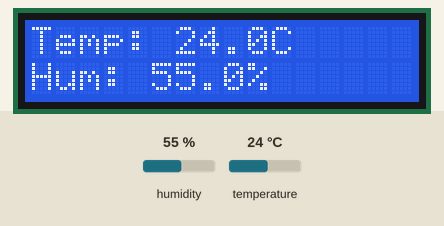
Recording of a sketch running on a simulated ESP32. On the bench: 16×2 character LCD. Inputs (shaded band) come from the test bench; at power-on: humidity 55 %, temperature 24 °C. WiFi joins after 1.5 s; servers stay silent unless stated; uploads are accepted with an empty reply; what the sketch prints to the serial monitor is not drawn.

Above: at 5.6 s.
5.7 s: humidity set to 22 %
At 10.9 s:
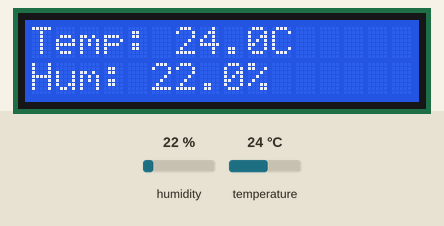
11.8 s: temperature set to 12 °C
At 15.9 s:
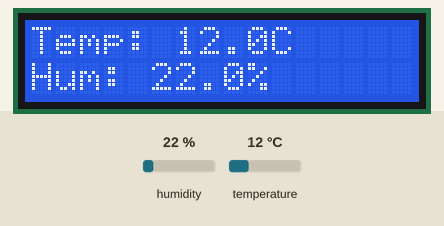
17.9 s: humidity set to 40 %
At 20.9 s:
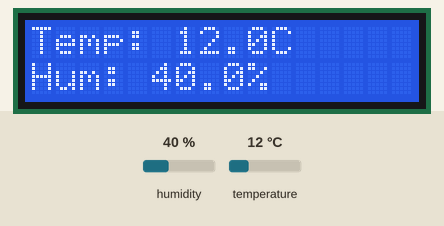
24.0 s: temperature set to 19 °C
At 25.9 s:
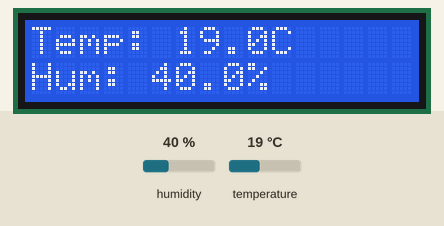
Timing chart, 0 to 27.4 s (numbered marks = the images above; inputs shaded):
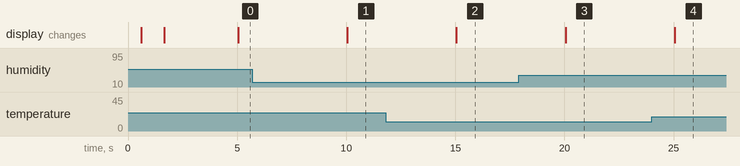

Measured:
- after the input at 5.7 s, the display: changes after 4.3 s (image 1)
- after the input at 11.8 s, the display: changes after 3.2 s (image 2)
- after the input at 17.9 s, the display: changes after 2.1 s (image 3)
- after the input at 24.0 s, the display: changes after 1.0 s (image 4)

The sketch:

weather_station.ino
```cpp
#include <WiFi.h>
#include <HTTPClient.h>
#include <DHT.h>
#include <LiquidCrystal_I2C.h>
#include <ArduinoJson.h>

// Configuration WiFi - À MODIFIER
const char* ssid = "VOTRE_SSID";           // Nom de votre réseau WiFi
const char* password = "VOTRE_PASSWORD";    // Mot de passe WiFi

// Configuration du serveur - À MODIFIER si nécessaire
const char* serverUrl = "http://192.168.1.XX:3001/api/weather/update";  // Remplacez XX par l'IP de votre PC

// Configuration des pins
#define DHTPIN 4        // DHT11 connecté au GPIO4
#define DHTTYPE DHT11   // Type de capteur (DHT11)

// Initialisation des objets
DHT dht(DHTPIN, DHTTYPE);
LiquidCrystal_I2C lcd(0x27, 16, 2);  // Adresse I2C 0x27, 16 colonnes et 2 lignes

// Variables pour le délai entre les mesures
unsigned long lastTime = 0;
const long interval = 5000;  // Intervalle de 5 secondes entre les mesures

void setup() {
  // Démarrage de la communication série
  Serial.begin(115200);
  Serial.println("Démarrage de la station météo");

  // Initialisation du LCD
  lcd.init();
  lcd.backlight();
  lcd.clear();
  lcd.print("Station Meteo");
  lcd.setCursor(0, 1);
  lcd.print("Initialisation...");

  // Initialisation du DHT11
  dht.begin();

  // Connexion WiFi
  WiFi.begin(ssid, password);
  Serial.print("Connexion au WiFi");

  while (WiFi.status() != WL_CONNECTED) {
    delay(500);
    Serial.print(".");
    lcd.setCursor(0, 1);
    lcd.print("Connexion WiFi...");
  }

  Serial.println("");
  Serial.println("WiFi connecté!");
  Serial.print("Adresse IP: ");
  Serial.println(WiFi.localIP());

  lcd.clear();
  lcd.print("WiFi Connecte!");
  delay(2000);
}

void loop() {
  unsigned long currentTime = millis();

  // Vérification si c'est le moment de faire une nouvelle mesure
  if (currentTime - lastTime >= interval) {
    lastTime = currentTime;

    // Lecture des données du capteur
    float temperature = dht.readTemperature();
    float humidity = dht.readHumidity();

    // Vérification si la lecture a réussi
    if (isnan(temperature) || isnan(humidity)) {
      Serial.println("Erreur de lecture du capteur DHT11!");
      lcd.clear();
      lcd.print("Erreur capteur!");
      return;
    }

    // Affichage sur le LCD
    lcd.clear();
    lcd.setCursor(0, 0);
    lcd.print("Temp: ");
    lcd.print(temperature, 1);
    lcd.print("C");

    lcd.setCursor(0, 1);
    lcd.print("Hum: ");
    lcd.print(humidity, 1);
    lcd.print("%");

    // Affichage sur le moniteur série
    Serial.print("Temperature: ");
    Serial.print(temperature);
    Serial.print("°C, Humidité: ");
    Serial.print(humidity);
    Serial.println("%");

    // Envoi des données au serveur si le WiFi est connecté
    if (WiFi.status() == WL_CONNECTED) {
      HTTPClient http;
      http.begin(serverUrl);
      http.addHeader("Content-Type", "application/json");

      // Création du JSON
      StaticJsonDocument<200> doc;
      doc["temperature"] = temperature;
      doc["humidity"] = humidity;

      String jsonString;
      serializeJson(doc, jsonString);

      // Envoi de la requête POST
      int httpResponseCode = http.POST(jsonString);

      if (httpResponseCode > 0) {
        Serial.print("HTTP Response code: ");
        Serial.println(httpResponseCode);
      } else {
        Serial.print("Error code: ");
        Serial.println(httpResponseCode);
      }

      http.end();
    }
  }
} 
```
